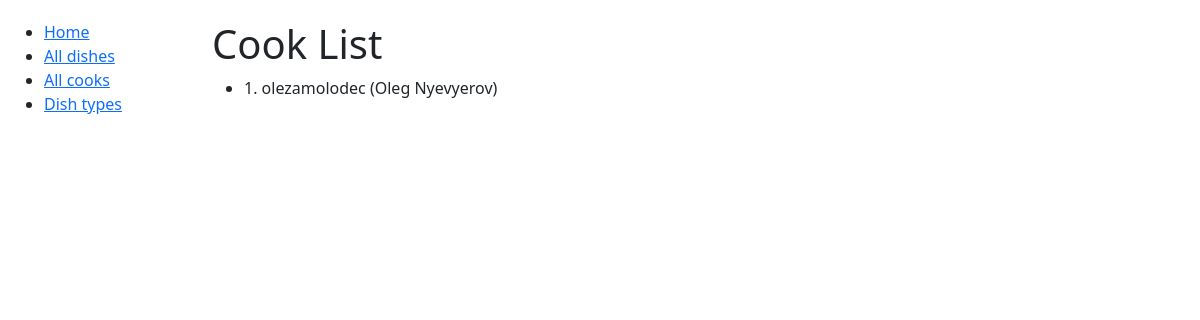
Page /cooks/ on the earlier database version.
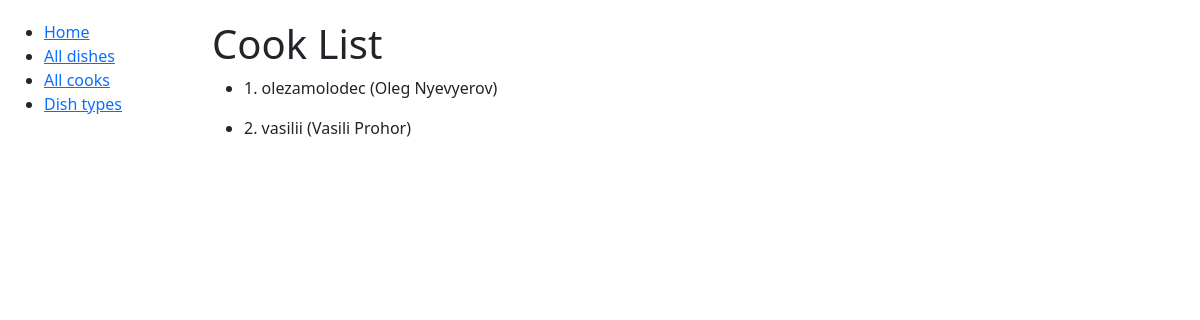
Same page on the later database version.
### kitchen/models.py (models this page shows, shortened)
class Cook(AbstractUser):
    years_of_experience = models.IntegerField(default=0)
    class Meta:
        verbose_name = "cook"
        verbose_name_plural = "cooks"

### kitchen/views.py (the view)
# urls.py: path("cooks/", CookListView.as_view(), name="cook-list"),
class CookListView(generic.ListView):
    model = Cook

### templates/kitchen/cook_list.html
{% extends "base.html" %}
{% block content %}
  <h1>Cook List</h1>
  {% if cook_list %}
    {% for cook in cook_list %}
      <ul>
        <li>
          {{ cook.id }}. {{ cook.username }} ({{ cook.first_name }} {{ cook.last_name }})
        </li>
      </ul>
    {% endfor %}
  {% else %}
    <p>There are no Cooks yet</p>
  {% endif %}
{% endblock %}

### templates/base.html (shortened to what this page needs)
<!DOCTYPE html>
<html lang="en">
<head>
  <link href="https://cdn.jsdelivr.net/npm/bootstrap@5.3.3/dist/css/bootstrap.min.css"
        rel="stylesheet"
>
  {% load static %}
  <link rel="stylesheet" href="{% static 'css/styles.css' %}">
</head>
<body>
  <div class="container-fluid">
      <div class="row">
          <div class="col-sm-2">
              {% block sidebar %}
                  {% include "includes/sidebar.html" %}
              {% endblock %}
          </div>
          <div class="col-sm-10 ">
              {% block content %}{% endblock %}
          </div>
      </div>
  </div>
</body>
</html>

### templates/includes/sidebar.html
<ul>
  <li>
    <a href="{% url 'kitchen:index' %}">Home</a>
  </li>
  <li>
    <a href="{% url 'kitchen:dish-list' %}">All dishes</a>
  </li>
  <li>
    <a href="{% url 'kitchen:cook-list' %}">All cooks</a>
  </li>
  <li>
    <a href="{% url 'kitchen:dish-type-list' %}">Dish types</a>
  </li>
</ul>

### static/css/styles.css (style rules this page uses)
body { margin-top: 20px; }

Differences in the rows shown:
added Cook: id "2", username "vasilii", first_name "Vasili", last_name "Prohor"
